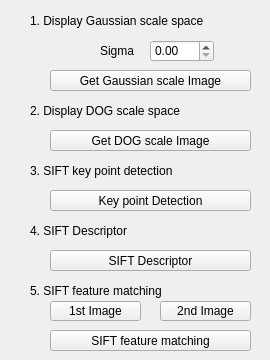
       <widget class="QWidget" name="tab_7">
        <attribute name="title">
         <string>7</string>
        </attribute>
        <widget class="QPushButton" name="getGaussianScaleImage">
         <property name="geometry">
          <rect>
           <x>50</x>
           <y>70</y>
           <width>201</width>
           <height>21</height>
          </rect>
         </property>
         <property name="text">
          <string>Get Gaussian scale Image</string>
         </property>
        </widget>
        <widget class="QLabel" name="label_25">
         <property name="geometry">
          <rect>
           <x>30</x>
           <y>10</y>
           <width>231</width>
           <height>21</height>
          </rect>
         </property>
         <property name="text">
          <string>1. Display Gaussian scale space</string>
         </property>
        </widget>
        <widget class="QDoubleSpinBox" name="spinSigmaFilter_3">
         <property name="geometry">
          <rect>
           <x>150</x>
           <y>40</y>
           <width>64</width>
           <height>22</height>
          </rect>
         </property>
        </widget>
        <widget class="QLabel" name="label_26">
         <property name="geometry">
          <rect>
           <x>100</x>
           <y>40</y>
           <width>61</width>
           <height>21</height>
          </rect>
         </property>
         <property name="text">
          <string>Sigma</string>
         </property>
        </widget>
        <widget class="QPushButton" name="getDOGScaleImage">
         <property name="geometry">
          <rect>
           <x>50</x>
           <y>130</y>
           <width>201</width>
           <height>21</height>
          </rect>
         </property>
         <property name="text">
          <string>Get DOG scale Image</string>
         </property>
        </widget>
        <widget class="QLabel" name="label_27">
         <property name="geometry">
          <rect>
           <x>30</x>
           <y>100</y>
           <width>231</width>
           <height>21</height>
          </rect>
         </property>
         <property name="text">
          <string>2. Display DOG scale space</string>
         </property>
        </widget>
        <widget class="QPushButton" name="getKeyPointDetection">
         <property name="geometry">
          <rect>
           <x>50</x>
           <y>190</y>
           <width>201</width>
           <height>21</height>
          </rect>
         </property>
         <property name="text">
          <string>Key point Detection</string>
         </property>
        </widget>
        <widget class="QLabel" name="label_28">
         <property name="geometry">
          <rect>
           <x>30</x>
           <y>160</y>
           <width>231</width>
           <height>21</height>
          </rect>
         </property>
         <property name="text">
          <string>3. SIFT key point detection</string>
         </property>
        </widget>
        <widget class="QLabel" name="label_29">
         <property name="geometry">
          <rect>
           <x>30</x>
           <y>220</y>
           <width>231</width>
           <height>21</height>
          </rect>
         </property>
         <property name="text">
          <string>4. SIFT Descriptor</string>
         </property>
        </widget>
        <widget class="QPushButton" name="getKeyPointDescriptor">
         <property name="geometry">
          <rect>
           <x>50</x>
           <y>250</y>
           <width>201</width>
           <height>21</height>
          </rect>
         </property>
         <property name="text">
          <string>SIFT Descriptor</string>
         </property>
        </widget>
        <widget class="QLabel" name="label_30">
         <property name="geometry">
          <rect>
           <x>30</x>
           <y>280</y>
           <width>231</width>
           <height>21</height>
          </rect>
         </property>
         <property name="text">
          <string>5. SIFT feature matching</string>
         </property>
        </widget>
        <widget class="QPushButton" name="getSIFTfeatureMatching">
         <property name="geometry">
          <rect>
           <x>50</x>
           <y>330</y>
           <width>201</width>
           <height>21</height>
          </rect>
         </property>
         <property name="text">
          <string>SIFT feature matching</string>
         </property>
        </widget>
        <widget class="QPushButton" name="getFirstImage">
         <property name="geometry">
          <rect>
           <x>50</x>
           <y>301</y>
           <width>91</width>
           <height>20</height>
          </rect>
         </property>
         <property name="text">
          <string>1st Image</string>
         </property>
        </widget>
        <widget class="QPushButton" name="getSecondImage">
         <property name="geometry">
          <rect>
           <x>160</x>
           <y>301</y>
           <width>91</width>
           <height>20</height>
          </rect>
         </property>
         <property name="text">
          <string>2nd Image</string>
         </property>
        </widget>
       </widget>
